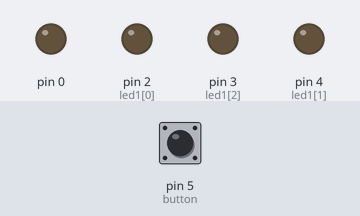
Recording of a sketch running on a simulated Arduino Uno, built with avr-gcc and run on an emulated ATmega328P. On the bench: output pins drawn as LEDs (lit = HIGH). The inputs (shaded band) are chosen by the test bench; at power-on: pin 5 (button) HIGH.

Above: at 1.2 s.
1.3 s: pin 5 (button) pulled LOW for 3.2 s
At 5.7 s:
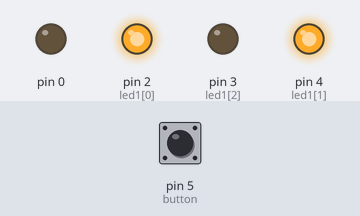
6.0 s: pin 5 (button) pulled LOW for 0.15 s
At 7.0 s:
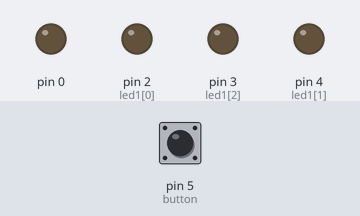
8.0 s: pin 5 (button) pulled LOW for 1 s
At 10.1 s:
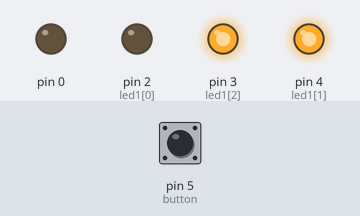
Timing chart, 0 to 11.6 s (numbered marks = the images above; inputs shaded):
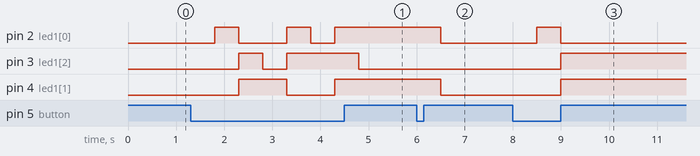

The sketch:

codigo.ino
```cpp
#define button 5

int led1[] = {2, 4, 3};
int color = 0;

void setup()
{
  for (int i = 0; i <= 3; i++)
  {
    pinMode(led1[i], OUTPUT);
  }
}

void loop()
{
  if (!digitalRead(button))
  {


    if (color < 8)
    {
      color = color + 1;
    }
    else
    {
      color = 1;
    }

    delay(500);
  }

  if (color == 1)
  {
    digitalWrite(led1[0], HIGH); //Rojo
  }
  if (color == 2)
  {
    digitalWrite(led1[0], LOW); //Cian
    digitalWrite(led1[1], HIGH);
    digitalWrite(led1[2], HIGH);
  }
  if (color == 3)
  {
    digitalWrite(led1[0], LOW); //Verde
    digitalWrite(led1[2], LOW);
  }
  if (color == 4)
  {
    digitalWrite(led1[1], LOW); //Magenta
    digitalWrite(led1[0], HIGH);
    digitalWrite(led1[2], HIGH);
  }
  if (color == 5)
  {
    digitalWrite(led1[0], LOW); //Azul
  }
  if (color == 6)
  {
    digitalWrite(led1[0], HIGH); //Blanco
    digitalWrite(led1[1], HIGH);
  }
  if (color == 7)
  {
    digitalWrite(led1[2],LOW); //Amarillo
  }
  if (color == 8)
  {
    digitalWrite(led1[0],LOW);
    digitalWrite(led1[1],LOW);
    digitalWrite(led1[2],LOW);
  }
}
```

Measured:
- after the input at 1.3 s, pin 2 (led1[0]): goes HIGH 0.50 s, LOW 1.0 s, HIGH 0.50 s, LOW 0.50 s, then HIGH, starting after 0.50 s; pin 3 (led1[2]): LOW → HIGH after 1.0 s, → LOW 0.50 s later, → HIGH 0.50 s later, → LOW 1.5 s later; pin 4 (led1[1]): LOW → HIGH after 1.0 s, → LOW 1.0 s later, → HIGH 1.0 s later
- after the input at 6.0 s, pin 2 (led1[0]), pin 4 (led1[1]): HIGH → LOW after 0.50 s
- after the input at 8.0 s, pin 2 (led1[0]): LOW → HIGH after 0.50 s, → LOW 0.50 s later; pin 3 (led1[2]), pin 4 (led1[1]): LOW → HIGH after 1.0 s
